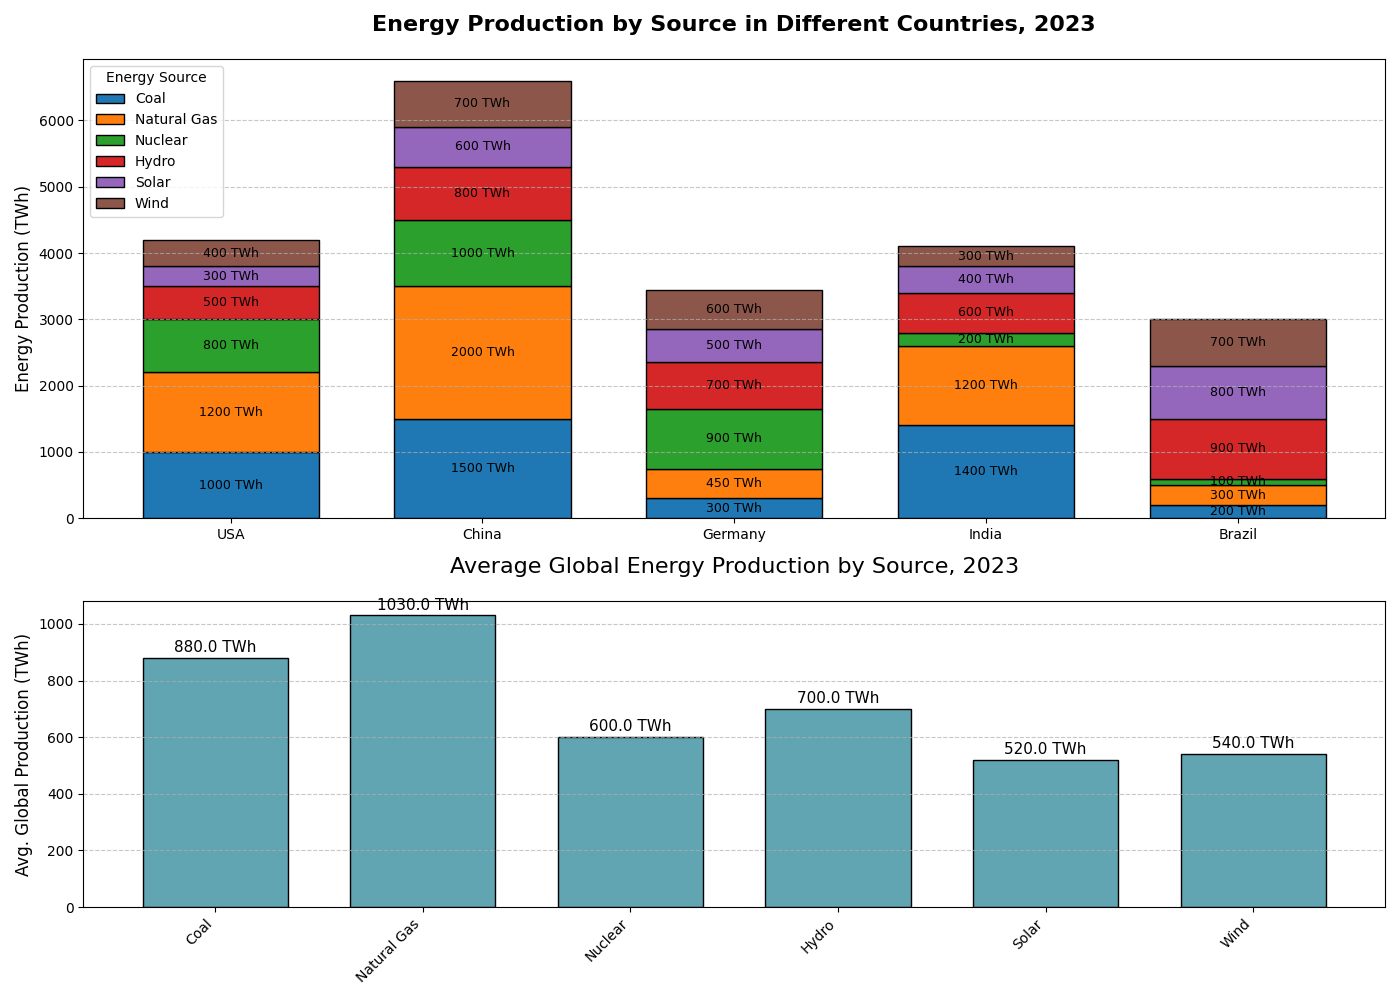

This figure's Python source:
import matplotlib.pyplot as plt
import numpy as np

# Backstory: This chart visualizes the energy production (in TWh) from various sources in five different countries in 2023.
# The goal is to highlight the diversity and balance of energy portfolios globally.

# Energy sources and countries (arbitrary data)
sources = ['Coal', 'Natural Gas', 'Nuclear', 'Hydro', 'Solar', 'Wind']
countries = ['USA', 'China', 'Germany', 'India', 'Brazil']

# Energy production data in TWh for each country and source
energy_data = [
    [1000, 1200, 800, 500, 300, 400],  # USA
    [1500, 2000, 1000, 800, 600, 700],  # China
    [300, 450, 900, 700, 500, 600],     # Germany
    [1400, 1200, 200, 600, 400, 300],   # India
    [200, 300, 100, 900, 800, 700]      # Brazil
]

# Compute the average energy production for each source globally
average_production = np.mean(energy_data, axis=0)

# Create subplots for different visual aspects
fig, (ax1, ax2) = plt.subplots(2, 1, figsize=(14, 10), gridspec_kw={'height_ratios': [3, 2]})

# Plotting stacked bar for total energy production of each country
bar_width = 0.7
colors = ['#1f77b4', '#ff7f0e', '#2ca02c', '#d62728', '#9467bd', '#8c564b']
bottoms = np.zeros(len(countries))

# Plot stacked bars
for source_idx, (source, color) in enumerate(zip(sources, colors)):
    source_data = [country_data[source_idx] for country_data in energy_data]
    bars = ax1.bar(countries, source_data, width=bar_width, bottom=bottoms, color=color, edgecolor='black', label=source)
    bottoms += source_data

# Annotate each source segment with the production value
for bars in ax1.containers:
    ax1.bar_label(bars, label_type='center', fmt='%.0f TWh', fontsize=9)

# Setting labels, title, and legend
ax1.set_ylabel('Energy Production (TWh)', fontsize=12)
ax1.set_title('Energy Production by Source in Different Countries, 2023', fontsize=16, fontweight='bold', pad=20)
ax1.legend(title='Energy Source', loc='upper left', fontsize=10)

# Adding grid for readability
ax1.grid(axis='y', linestyle='--', alpha=0.7)

# Plot the global average production as bar chart
ax2.bar(sources, average_production, color=['#61a4b2'], edgecolor='black', width=bar_width)
for i, val in enumerate(average_production):
    ax2.text(i, val + 10, f'{val:.1f} TWh', ha='center', va='bottom', fontsize=11)

# Setting labels and title
ax2.set_ylabel('Avg. Global Production (TWh)', fontsize=12)
ax2.set_title('Average Global Energy Production by Source, 2023', fontsize=16, pad=20)
ax2.set_xticklabels(sources, rotation=45, ha='right')

# Adding grid for better readability
ax2.grid(axis='y', linestyle='--', alpha=0.7)

# Adjust layout
plt.tight_layout()

# Display the plots
plt.show()
